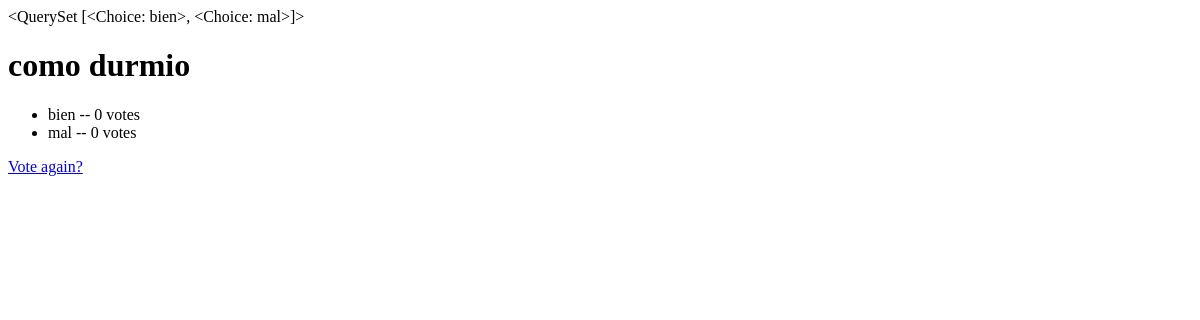
Before: /polls/4/results/ with the older database file.
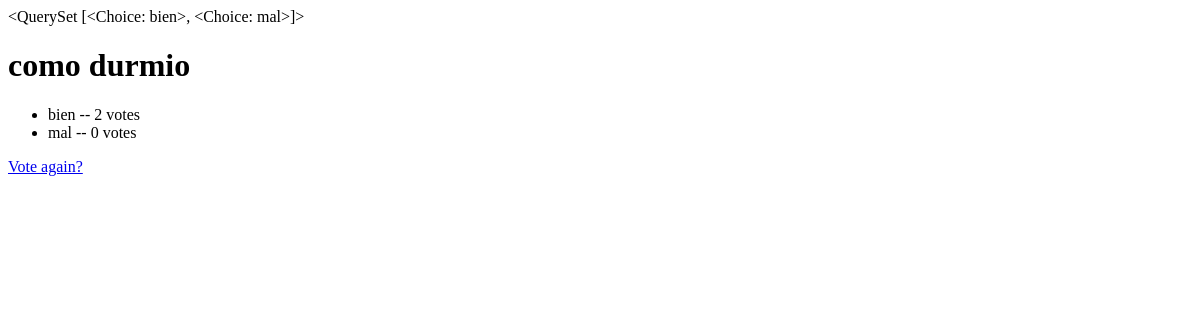
After: the same page with the newer database file.
### polls/models.py (models this page shows, shortened)
class Question(models.Model):
    question_text = models.CharField(max_length=200)
    pub_date = models.DateTimeField('date published')
    def was_published_recently(self):
    	now = timezone.now()
    	return now - datetime.timedelta(days=1) <= self.pub_date <= now
    was_published_recently.admin_order_field = 'pub_date'
    was_published_recently.boolean = True
    was_published_recently.short_description = 'Published recently?'

class Choice(models.Model):
    question = models.ForeignKey(Question)
    choice_text = models.CharField(max_length=200)
    votes = models.IntegerField(default=0)
    def __str__(self):              # __unicode__ on Python 2
        return self.choice_text

### polls/views.py (the view)
# urls.py: url(r'^(?P<pk>[0-9]+)/results/$', views.ResultsView.as_view(), name='results'),
class ResultsView(generic.DetailView):
    model = Question
    template_name = 'polls/results.html'

### polls/templates/polls/results.html (shortened to what this page needs)
<h1>{{ question.question_text }}</h1>
<ul>
{% for choice in question.choice_set.all %}
    <li>{{ choice.choice_text }} -- {{ choice.votes }} vote{{ choice.votes|pluralize }}</li>
{% endfor %}
</ul>
<a href="{% url 'polls:detail' question.id %}">Vote again?</a>

Changed rows visible on the page:
changed Choice "bien": votes "0" → "2"
